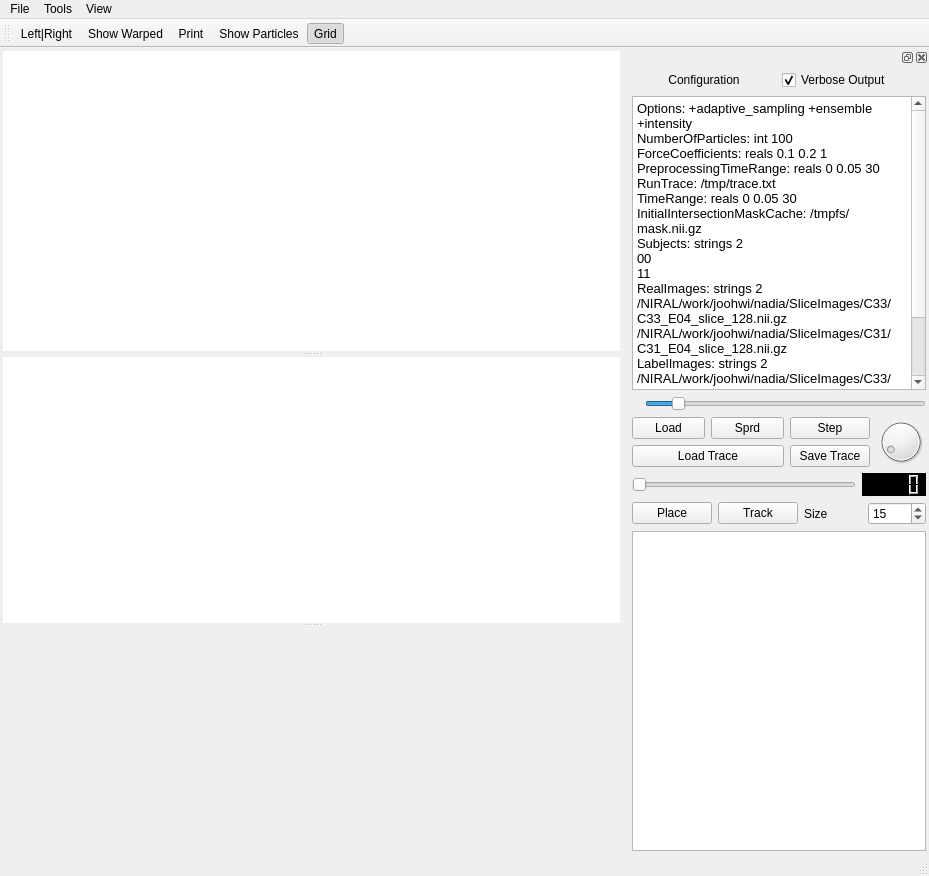
<?xml version="1.0" encoding="UTF-8"?>
<ui version="4.0">
 <class>Simul2D</class>
 <widget class="QMainWindow" name="Simul2D">
  <property name="geometry">
   <rect>
    <x>0</x>
    <y>0</y>
    <width>929</width>
    <height>876</height>
   </rect>
  </property>
  <property name="minimumSize">
   <size>
    <width>300</width>
    <height>0</height>
   </size>
  </property>
  <property name="windowTitle">
   <string>Particle Registration for 2D Slices</string>
  </property>
  <widget class="QWidget" name="centralwidget">
   <layout class="QVBoxLayout" name="verticalLayout_5">
    <property name="margin">
     <number>3</number>
    </property>
    <item>
     <widget class="QSplitter" name="splitter_2">
      <property name="orientation">
       <enum>Qt::Vertical</enum>
      </property>
      <widget class="QSplitter" name="viewSplitter">
       <property name="orientation">
        <enum>Qt::Vertical</enum>
       </property>
       <property name="handleWidth">
        <number>6</number>
       </property>
       <widget class="QGraphicsZoomView" name="graphicsView">
        <property name="minimumSize">
         <size>
          <width>0</width>
          <height>300</height>
         </size>
        </property>
        <property name="mouseTracking">
         <bool>true</bool>
        </property>
        <property name="frameShape">
         <enum>QFrame::NoFrame</enum>
        </property>
        <property name="backgroundBrush">
         <brush brushstyle="SolidPattern">
          <color alpha="255">
           <red>0</red>
           <green>0</green>
           <blue>0</blue>
          </color>
         </brush>
        </property>
        <property name="renderHints">
         <set>QPainter::Antialiasing|QPainter::NonCosmeticDefaultPen|QPainter::TextAntialiasing</set>
        </property>
       </widget>
       <widget class="QGraphicsZoomView" name="graphicsView2">
        <property name="minimumSize">
         <size>
          <width>0</width>
          <height>150</height>
         </size>
        </property>
        <property name="mouseTracking">
         <bool>true</bool>
        </property>
        <property name="frameShape">
         <enum>QFrame::NoFrame</enum>
        </property>
        <property name="backgroundBrush">
         <brush brushstyle="SolidPattern">
          <color alpha="255">
           <red>0</red>
           <green>0</green>
           <blue>0</blue>
          </color>
         </brush>
        </property>
        <property name="renderHints">
         <set>QPainter::Antialiasing|QPainter::NonCosmeticDefaultPen|QPainter::TextAntialiasing</set>
        </property>
       </widget>
      </widget>
      <widget class="QCustomPlot" name="costPlot" native="true">
       <property name="minimumSize">
        <size>
         <width>0</width>
         <height>150</height>
        </size>
       </property>
       <property name="maximumSize">
        <size>
         <width>16777215</width>
         <height>300</height>
        </size>
       </property>
       <property name="autoFillBackground">
        <bool>false</bool>
       </property>
       <property name="styleSheet">
        <string notr="true"/>
       </property>
      </widget>
     </widget>
    </item>
   </layout>
  </widget>
  <widget class="QMenuBar" name="menubar">
   <property name="geometry">
    <rect>
     <x>0</x>
     <y>0</y>
     <width>929</width>
     <height>22</height>
    </rect>
   </property>
   <widget class="QMenu" name="menuFile">
    <property name="title">
     <string>File</string>
    </property>
   </widget>
   <widget class="QMenu" name="menuParticles">
    <property name="title">
     <string>View</string>
    </property>
    <widget class="QMenu" name="menuMetric_View">
     <property name="title">
      <string>Metric View</string>
     </property>
     <addaction name="actionMeanSquares"/>
     <addaction name="actionCrossCorrelation"/>
     <addaction name="actionEntropy"/>
     <addaction name="actionNormalizedEntropy"/>
    </widget>
    <widget class="QMenu" name="menuImage_Features">
     <property name="title">
      <string>Image Features</string>
     </property>
     <addaction name="actionIntensityGradient"/>
    </widget>
    <addaction name="menuMetric_View"/>
    <addaction name="menuImage_Features"/>
    <addaction name="actionGrid"/>
    <addaction name="actionShowCostPlot"/>
    <addaction name="actionShowAttributes"/>
   </widget>
   <widget class="QMenu" name="menuTools">
    <property name="title">
     <string>Tools</string>
    </property>
    <widget class="QMenu" name="menuResolution_Level">
     <property name="title">
      <string>Resolution Level</string>
     </property>
     <addaction name="actionLevel0"/>
     <addaction name="actionLevel1"/>
     <addaction name="actionLevel2"/>
    </widget>
    <addaction name="actionBsplineWarp"/>
    <addaction name="actionImageBsplineWarp"/>
    <addaction name="separator"/>
    <addaction name="actionThreadTest"/>
    <addaction name="actionGenerateSIFTImage1"/>
    <addaction name="actionGenerateSIFTImage2"/>
    <addaction name="separator"/>
    <addaction name="actionDistanceMap"/>
    <addaction name="menuResolution_Level"/>
   </widget>
   <addaction name="menuFile"/>
   <addaction name="menuTools"/>
   <addaction name="menuParticles"/>
  </widget>
  <widget class="QStatusBar" name="statusbar"/>
  <widget class="QToolBar" name="toolBar">
   <property name="windowTitle">
    <string>toolBar</string>
   </property>
   <property name="iconSize">
    <size>
     <width>16</width>
     <height>16</height>
    </size>
   </property>
   <attribute name="toolBarArea">
    <enum>TopToolBarArea</enum>
   </attribute>
   <attribute name="toolBarBreak">
    <bool>false</bool>
   </attribute>
   <addaction name="actionViewOrientation"/>
   <addaction name="actionShowWarped"/>
   <addaction name="actionPrint"/>
   <addaction name="actionShowParticles"/>
   <addaction name="actionGrid"/>
  </widget>
  <widget class="QDockWidget" name="dockWidget">
   <property name="minimumSize">
    <size>
     <width>300</width>
     <height>800</height>
    </size>
   </property>
   <property name="maximumSize">
    <size>
     <width>300</width>
     <height>524287</height>
    </size>
   </property>
   <attribute name="dockWidgetArea">
    <number>2</number>
   </attribute>
   <widget class="QWidget" name="dockWidgetContents">
    <layout class="QVBoxLayout" name="verticalLayout_2">
     <property name="margin">
      <number>3</number>
     </property>
     <item>
      <layout class="QVBoxLayout" name="verticalLayout">
       <item>
        <layout class="QHBoxLayout" name="horizontalLayout">
         <item>
          <widget class="QLabel" name="label_4">
           <property name="text">
            <string>Configuration</string>
           </property>
           <property name="alignment">
            <set>Qt::AlignCenter</set>
           </property>
           <property name="margin">
            <number>0</number>
           </property>
          </widget>
         </item>
         <item>
          <widget class="QCheckBox" name="verboseOutput">
           <property name="text">
            <string>Verbose Output</string>
           </property>
           <property name="checked">
            <bool>true</bool>
           </property>
          </widget>
         </item>
        </layout>
       </item>
       <item>
        <widget class="QPlainTextEdit" name="config">
         <property name="font">
          <font>
           <pointsize>10</pointsize>
          </font>
         </property>
         <property name="plainText">
          <string>Options: +adaptive_sampling +ensemble +intensity
NumberOfParticles: int 100
ForceCoefficients: reals 0.1 0.2 1
PreprocessingTimeRange: reals 0 0.05 30
RunTrace: /tmp/trace.txt
TimeRange: reals 0 0.05 30
InitialIntersectionMaskCache: /tmpfs/mask.nii.gz
Subjects: strings 2
00
11
RealImages: strings 2
/NIRAL/work/joohwi/nadia/SliceImages/C33/C33_E04_slice_128.nii.gz
/NIRAL/work/joohwi/nadia/SliceImages/C31/C31_E04_slice_128.nii.gz
LabelImages: strings 2
/NIRAL/work/joohwi/nadia/SliceImages/C33/C33_E04_label_128.nii.gz
/NIRAL/work/joohwi/nadia/SliceImages/C31/C31_E04_label_128.nii.gz
==option_end==</string>
         </property>
        </widget>
       </item>
      </layout>
     </item>
     <item>
      <layout class="QHBoxLayout" name="horizontalLayout_5">
       <item>
        <widget class="QLabel" name="loadingAnimation">
         <property name="text">
          <string/>
         </property>
         <property name="pixmap">
          <pixmap resource="simul2d.qrc">:/Icons/Images/loading.gif</pixmap>
         </property>
        </widget>
       </item>
       <item>
        <widget class="QSlider" name="zoom">
         <property name="minimum">
          <number>1</number>
         </property>
         <property name="maximum">
          <number>1000</number>
         </property>
         <property name="value">
          <number>100</number>
         </property>
         <property name="orientation">
          <enum>Qt::Horizontal</enum>
         </property>
        </widget>
       </item>
      </layout>
     </item>
     <item>
      <layout class="QGridLayout" name="gridLayout">
       <item row="0" column="2" colspan="2">
        <widget class="QPushButton" name="runStepButton">
         <property name="text">
          <string>Step</string>
         </property>
         <property name="checkable">
          <bool>true</bool>
         </property>
        </widget>
       </item>
       <item row="0" column="4" rowspan="2">
        <widget class="QDial" name="labelOpacity">
         <property name="maximum">
          <number>255</number>
         </property>
         <property name="value">
          <number>20</number>
         </property>
        </widget>
       </item>
       <item row="0" column="0">
        <widget class="QPushButton" name="applyButton">
         <property name="text">
          <string>Load</string>
         </property>
        </widget>
       </item>
       <item row="0" column="1">
        <widget class="QPushButton" name="spreadButton">
         <property name="text">
          <string>Sprd</string>
         </property>
        </widget>
       </item>
       <item row="1" column="0" colspan="2">
        <widget class="QPushButton" name="loadTrace">
         <property name="text">
          <string>Load Trace</string>
         </property>
        </widget>
       </item>
       <item row="1" column="2" colspan="2">
        <widget class="QPushButton" name="saveTrace">
         <property name="text">
          <string>Save Trace</string>
         </property>
        </widget>
       </item>
      </layout>
     </item>
     <item>
      <layout class="QHBoxLayout" name="horizontalLayout_2">
       <item>
        <widget class="QSlider" name="traceSteps">
         <property name="orientation">
          <enum>Qt::Horizontal</enum>
         </property>
        </widget>
       </item>
       <item>
        <widget class="QLCDNumber" name="lcdNumber">
         <property name="styleSheet">
          <string notr="true">QLCDNumber {
    color: rgb(122, 255, 100);    
    background-color: rgb(0, 0, 0);
}</string>
         </property>
        </widget>
       </item>
      </layout>
     </item>
     <item>
      <layout class="QGridLayout" name="gridLayout_2">
       <property name="spacing">
        <number>6</number>
       </property>
       <item row="0" column="3">
        <widget class="QSpinBox" name="rectSize">
         <property name="value">
          <number>15</number>
         </property>
        </widget>
       </item>
       <item row="0" column="1">
        <widget class="QPushButton" name="trackButton">
         <property name="text">
          <string>Track</string>
         </property>
        </widget>
       </item>
       <item row="0" column="0">
        <widget class="QPushButton" name="placeButton">
         <property name="text">
          <string>Place</string>
         </property>
        </widget>
       </item>
       <item row="0" column="2">
        <widget class="QLabel" name="label">
         <property name="text">
          <string>Size</string>
         </property>
        </widget>
       </item>
      </layout>
     </item>
     <item>
      <widget class="QStackedWidget" name="stackedWidget">
       <property name="currentIndex">
        <number>0</number>
       </property>
       <widget class="QWidget" name="page">
        <layout class="QVBoxLayout" name="verticalLayout_3">
         <property name="margin">
          <number>0</number>
         </property>
         <item>
          <widget class="QGraphicsView" name="miniView">
           <property name="backgroundBrush">
            <brush brushstyle="SolidPattern">
             <color alpha="255">
              <red>107</red>
              <green>160</green>
              <blue>186</blue>
             </color>
            </brush>
           </property>
          </widget>
         </item>
        </layout>
       </widget>
      </widget>
     </item>
    </layout>
   </widget>
  </widget>
  <action name="actionTest">
   <property name="text">
    <string>Test</string>
   </property>
   <property name="toolTip">
    <string>Test</string>
   </property>
  </action>
  <action name="actionRun">
   <property name="text">
    <string>Run</string>
   </property>
  </action>
  <action name="actionPrint">
   <property name="icon">
    <iconset resource="simul2d.qrc">
     <normaloff>:/Icons/Images/social_chat.png</normaloff>:/Icons/Images/social_chat.png</iconset>
   </property>
   <property name="text">
    <string>Print</string>
   </property>
   <property name="toolTip">
    <string>Print Configurations</string>
   </property>
  </action>
  <action name="actionViewOrientation">
   <property name="icon">
    <iconset resource="simul2d.qrc">
     <normaloff>:/Icons/Images/screen_rotation-2.png</normaloff>:/Icons/Images/screen_rotation-2.png</iconset>
   </property>
   <property name="text">
    <string>Left|Right</string>
   </property>
   <property name="toolTip">
    <string>Rotate Dual Views</string>
   </property>
  </action>
  <action name="actionShowWarped">
   <property name="icon">
    <iconset resource="simul2d.qrc">
     <normaloff>:/Icons/Images/show_warped_image.png</normaloff>:/Icons/Images/show_warped_image.png</iconset>
   </property>
   <property name="text">
    <string>Show Warped</string>
   </property>
  </action>
  <action name="actionShowParticles">
   <property name="checkable">
    <bool>true</bool>
   </property>
   <property name="icon">
    <iconset resource="simul2d.qrc">
     <normaloff>:/Icons/Images/show_particles.png</normaloff>:/Icons/Images/show_particles.png</iconset>
   </property>
   <property name="text">
    <string>Show Particles</string>
   </property>
   <property name="toolTip">
    <string>Show Particles</string>
   </property>
  </action>
  <action name="actionMeanSquares">
   <property name="text">
    <string>Mean Squares</string>
   </property>
  </action>
  <action name="actionCrossCorrelation">
   <property name="text">
    <string>Cross Correlation</string>
   </property>
  </action>
  <action name="actionEntropy">
   <property name="text">
    <string>Entropy</string>
   </property>
  </action>
  <action name="actionNormalizedEntropy">
   <property name="text">
    <string>Normalized Entropy</string>
   </property>
  </action>
  <action name="actionBsplineWarp">
   <property name="text">
    <string>Particle Bspline Warp</string>
   </property>
  </action>
  <action name="actionImageBsplineWarp">
   <property name="text">
    <string>Image Bspline Warp</string>
   </property>
  </action>
  <action name="actionIntensityGradient">
   <property name="text">
    <string>Intensity Gradient</string>
   </property>
  </action>
  <action name="actionGrid">
   <property name="checkable">
    <bool>true</bool>
   </property>
   <property name="checked">
    <bool>true</bool>
   </property>
   <property name="icon">
    <iconset resource="simul2d.qrc">
     <normaloff>:/Icons/Images/GridIcon.png</normaloff>:/Icons/Images/GridIcon.png</iconset>
   </property>
   <property name="text">
    <string>Grid</string>
   </property>
  </action>
  <action name="actionThreadTest">
   <property name="checkable">
    <bool>true</bool>
   </property>
   <property name="text">
    <string>Thread Test</string>
   </property>
  </action>
  <action name="actionShowCostPlot">
   <property name="checkable">
    <bool>true</bool>
   </property>
   <property name="text">
    <string>Cost Plot</string>
   </property>
  </action>
  <action name="actionGenerateSIFTImage1">
   <property name="text">
    <string>Generate SIFT Image (1)</string>
   </property>
  </action>
  <action name="actionGenerateSIFTImage2">
   <property name="text">
    <string>Generate SIFT Image (2)</string>
   </property>
  </action>
  <action name="actionDistanceMap">
   <property name="text">
    <string>Create Distance Map</string>
   </property>
  </action>
  <action name="actionShowAttributes">
   <property name="text">
    <string>Show Attributes</string>
   </property>
  </action>
  <action name="actionLevel0">
   <property name="checkable">
    <bool>true</bool>
   </property>
   <property name="text">
    <string>Level 0</string>
   </property>
  </action>
  <action name="actionLevel1">
   <property name="checkable">
    <bool>true</bool>
   </property>
   <property name="text">
    <string>Level 1</string>
   </property>
  </action>
  <action name="actionLevel2">
   <property name="checkable">
    <bool>true</bool>
   </property>
   <property name="text">
    <string>Level 2</string>
   </property>
  </action>
 </widget>
 <layoutdefault spacing="6" margin="3"/>
 <customwidgets>
  <customwidget>
   <class>QCustomPlot</class>
   <extends>QWidget</extends>
   <header>qcustomplot.h</header>
   <container>1</container>
  </customwidget>
  <customwidget>
   <class>QGraphicsZoomView</class>
   <extends>QGraphicsView</extends>
   <header>QGraphicsZoomView.h</header>
  </customwidget>
 </customwidgets>
 <resources>
  <include location="simul2d.qrc"/>
 </resources>
 <connections/>
</ui>
